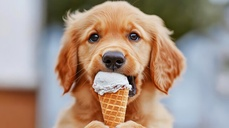
#> input picture DAY12/dog.jpg, 229 x 128 px, shrunk from 643 x 360 before the run; the run also reads 1 picture not shown here
$ python task1.py
#> lines starting #> are read from the running program, lines starting #| are printed output that depends on the picture; after the words box and inside, x2 and y2 are one past the last pixel; in counts of white or black regions, pixels touching at a corner belong together
import cv2
import numpy as np
import matplotlib.pyplot as plt

def bgrToRgb(image):
    rows, columns, channel=image.shape
    rgb=np.zeros_like(image)
    for i in range(rows):
        for j in range(columns):
            blue=image[i][j][0]
            green=image[i][j][1]
            red=image[i][j][2]
            rgb[i][j][0]=red
            rgb[i][j][1]=green
            rgb[i][j][2]=blue
    return rgb

def rgbToGray(image):
    rows, columns, channel=image.shape
    gray=np.zeros((rows, columns), dtype=np.uint8)
    for i in range(rows):
        for j in range(columns):
            blue=image[i][j][0]
            green=image[i][j][1]
            red=image[i][j][2]
            grayVal=int(0.114*blue+0.587*green+0.299*red)
            gray[i][j]=grayVal
    return gray

def imgGradient(image):
    rows, columns=image.shape
    gx=np.zeros((rows, columns), dtype=np.float32)
    gy=np.zeros((rows, columns), dtype=np.float32)

    sobelX=np.array([[-1, 0, 1],
                     [-2, 0, 2],
                     [-1, 0, 1]])
    sobelY=np.array([[-1, -2, -1],
                     [0, 0, 0],
                     [1, 2, 1]])

    for i in range(1, rows-1):
        for j in range(1, columns-1):
            region=np.zeros((3, 3), dtype=np.float32)
            for m in range(3):
                for n in range(3):
                    region[m][n]=image[i-1+m][j-1+n]
            gx[i][j]=np.sum(region*sobelX)
            gy[i][j]=np.sum(region*sobelY)

    return gx, gy

def harrisCorner(image, threshold=0.01):
    gx, gy=imgGradient(image)
    rows, columns=image.shape
    cornerRes=np.zeros((rows, columns), dtype=np.float32)
    k=0.04
    for i in range(1, rows-1):
        for j in range(1, columns-1):
            gxReg=np.zeros((3, 3), dtype=np.float32)
            gyReg=np.zeros((3, 3), dtype=np.float32)
            for m in range(3):
                for n in range(3):
                    gxReg[m][n]=gx[i-1+m][j-1+n]
                    gyReg[m][n]=gy[i-1+m][j-1+n]
            sumGx=np.sum(gxReg*gxReg)
            sumGy=np.sum(gyReg*gyReg)
            sumGxy=np.sum(gxReg*gyReg)
            determinant=(sumGx*sumGy-sumGxy*sumGxy)
            trace=sumGx+sumGy
            response=determinant-k*(trace*trace)
            cornerRes[i][j]=response
    maxRes=np.max(cornerRes)
    keypoints=[]
    for i in range(1, rows-1):
        for j in range(1, columns-1):
            if cornerRes[i][j]>threshold*maxRes:
                neighborhood=np.zeros((3, 3), dtype=np.float32)
                for m in range(3):
                    for n in range(3):
                        neighborhood[m][n]=cornerRes[i-1+m][j-1+n]
                if cornerRes[i][j]==np.max(neighborhood):
                    keypoints.append((j, i))
    return keypoints, cornerRes

def drawKeypoints(image, keypoints):
    result=image.copy()
    for x, y in keypoints:
        for i in range(max(0, y-3), min(result.shape[0], y+4)):
            for j in range(max(0, x-3), min(result.shape[1], x+4)):
                result[i][j]=[0, 0, 255]
    return result

img1=cv2.imread("dog.jpg")
#> img1 is the input picture: shape (128, 229, 3); mean B, G, R 129.2, 144, 165.1
img2=cv2.imread("mouse.jpeg")
img3=cv2.imread("orange-flower.jpg")
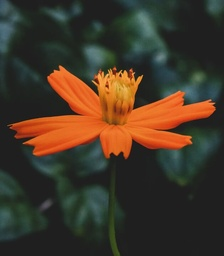
#> input picture DAY12/orange-flower.jpg, 224 x 256 px, shrunk from 630 x 720 before the run
#> img3 is the input picture: shape (256, 224, 3); mean B, G, R 40.5, 55.2, 67.8

if img1 is None or img2 is None or img3 is None:
    print("No image...")
    exit()

gray1=rgbToGray(img1)
gray2=rgbToGray(img2)
gray3=rgbToGray(img3)

kp1, res1=harrisCorner(gray1)
#> after the loop in harrisCorner, `for i in range(1, rows-1):`:
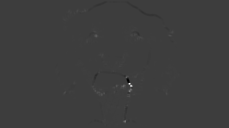
#> cornerRes: shape (128, 229) float32; min -6.36e+11, max 1.99e+12, mean 646291584; drawn with min black and max white
#> in harrisCorner, `maxRes=np.max(cornerRes)`: maxRes = 1.99e+12
#> after the loop in harrisCorner, `for i in range(1, rows-1):`: keypoints = 88 pairs, first value 64 to 178, second value 10 to 124
#> kp1 has the same summary as keypoints in harrisCorner
kp2, res2=harrisCorner(gray2)
#> call 2 of harrisCorner, with threshold = 0.01
#> after the loop in harrisCorner (call 2), `for i in range(1, rows-1):`:
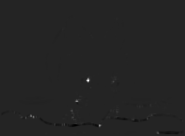
#> cornerRes: shape (136, 185) float32; min -4.29e+11, max 2.6e+12, mean 879987136; drawn with min black and max white
#> in harrisCorner (call 2), `maxRes=np.max(cornerRes)`: maxRes = 2.6e+12
#> after the loop in harrisCorner (call 2), `for i in range(1, rows-1):`: keypoints = 67 pairs, first value 14 to 182, second value 19 to 133
#> kp2 has the same summary as keypoints in harrisCorner
kp3, res3=harrisCorner(gray3)
#> call 3 of harrisCorner, with threshold = 0.01
#> after the loop in harrisCorner (call 3), `for i in range(1, rows-1):`:
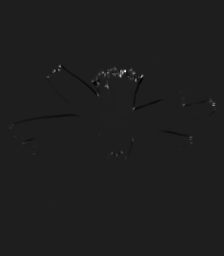
#> cornerRes: shape (256, 224) float32; min -7.37e+10, max 5.33e+11, mean 267602304; drawn with min black and max white
#> in harrisCorner (call 3), `maxRes=np.max(cornerRes)`: maxRes = 5.33e+11
#> after the loop in harrisCorner (call 3), `for i in range(1, rows-1):`: keypoints = 63 pairs, first value 10 to 215, second value 66 to 157
#> kp3 has the same summary as keypoints in harrisCorner

result1=drawKeypoints(img1, kp1)
#> the loop in drawKeypoints, `for x, y in keypoints:` made 88 passes
#> (x, y) on passes 1 to 12: (77, 10), (85, 10), (68, 11), (82, 11), (74, 13), (68, 16), (66, 18), (64, 19), (135, 27), (93, 29), (133, 30), (94, 31)
#> after the loop in drawKeypoints, `for x, y in keypoints:`:
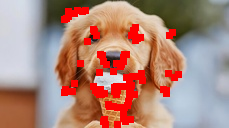
#> result: shape (128, 229, 3); 9.78% of pixels changed, all inside (x1, y1, x2, y2) = (61, 7, 182, 128)
result2=drawKeypoints(img2, kp2)
#> the loop in drawKeypoints (call 2), `for x, y in keypoints:` made 67 passes
#> (x, y) on passes 1 to 12: (116, 19), (62, 29), (91, 35), (92, 37), (115, 79), (88, 80), (113, 81), (90, 87), (113, 90), (116, 90), (77, 94), (80, 96)
#> after the loop in drawKeypoints (call 2), `for x, y in keypoints:`:
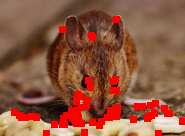
#> result: shape (136, 185, 3); mean B, G, R 64.6, 87.2, 142.3
result3=drawKeypoints(img3, kp3)
#> after the loop in drawKeypoints (call 3), `for x, y in keypoints:`: result: shape (256, 224, 3); 3.73% of pixels changed, all inside (x1, y1, x2, y2) = (7, 63, 219, 161)

rgb1=bgrToRgb(result1)
rgb2=bgrToRgb(result2)
rgb3=bgrToRgb(result3)
#> after the loop in bgrToRgb (call 3), `for i in range(rows):`:
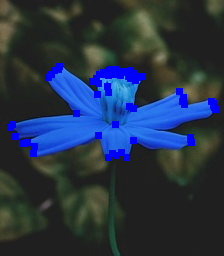
#> rgb: shape (256, 224, 3); mean B, G, R 72.1, 52.2, 39.1

plt.figure(figsize=(15, 5))
plt.subplot(1, 3, 1)
plt.imshow(rgb1)
plt.title("Image 1: Keypoints")
plt.axis("off")

plt.subplot(1, 3, 2)
plt.imshow(rgb2)
plt.title("Image 2: Keypoints")
plt.axis("off")

plt.subplot(1, 3, 3)
plt.imshow(rgb3)
plt.title("Image 3: Keypoints")
plt.axis("off")
plt.show()
#> figure, not shown here; B, G, R data is drawn as R, G, B

#corners produce strong intensity changes in mutliple directions and
#edge produces intensity changes mainly in one direction
#flat regions have very little intensity changes
#that's why strong corners are detected as important keypoints
